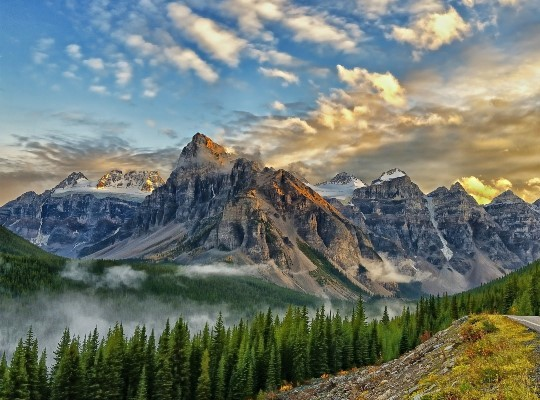
//> input picture img/mon1.jpg, 540 x 400 px
$ ./OpenCV_Matching   (built with g++ and OpenCV 4)
//> lines starting //> are read from the running program, lines starting //| are printed output that depends on the picture
// OpenCV_Matching.cpp : Defines the entry point for the application.
//

#include "OpenCV_Matching.h"
#include<opencv2/opencv.hpp>
#include<opencv2/calib3d/calib3d.hpp>

using namespace cv;
using namespace std;

Mat readImage(string name)
{
//> called with name = "mon1.jpg"
	Mat im11 = imread("../../../img/"+name, IMREAD_COLOR);
//> im11 is the input picture: 400 rows x 540 cols, CV_8UC3; mean B, G, R 111, 119.3, 110.3
//> call 2 of readImage, with name = "mon2.jpg"
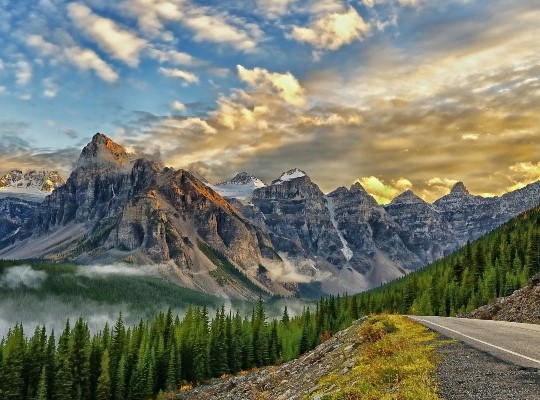
//> input picture img/mon2.jpg, 540 x 400 px
//> in readImage, im11 is the input picture: 400 rows x 540 cols, CV_8UC3; mean B, G, R 105.9, 120.6, 117.5
	if (im11.empty())
	{
		cout << "Can't read image" << endl;
		char c;
		cin >> c;
		exit(0);
	}
	return im11;
}


vector<Point2f> cornerHarris_myShell(Mat src)
{
    Mat src_gray;
    cvtColor(src, src_gray, COLOR_BGR2GRAY);
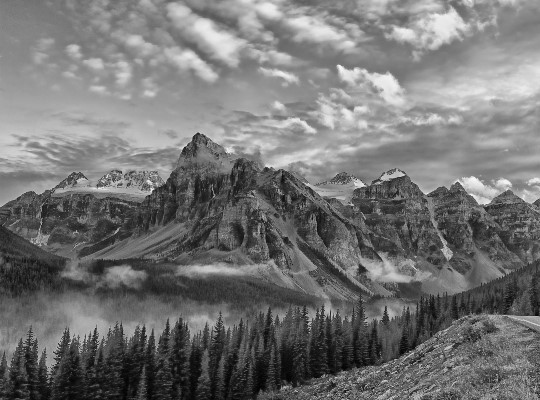
//> src_gray: 400 rows x 540 cols, CV_8UC1; min 1, max 249, mean 115.6
    int blockSize = 3;
    int apertureSize = 3;
    double k = 0.04;
    int thresh = 200;

    Mat dst = Mat::zeros(src.size(), CV_32FC1);
    cornerHarris(src_gray, dst, blockSize, apertureSize, k);
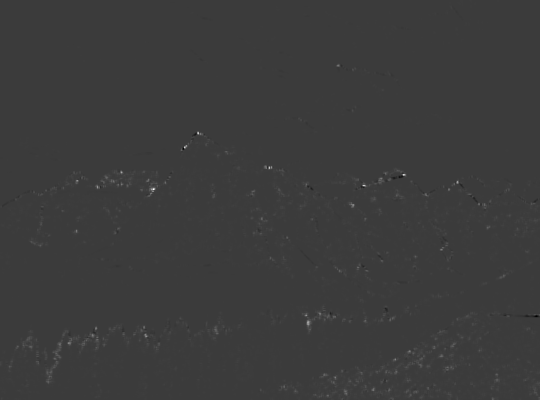
//> dst: 400 rows x 540 cols, CV_32FC1; min -0.00205, max 0.00672, mean 1.81e-05; drawn with min black and max white
    Mat dst_norm, dst_norm_scaled;
    normalize(dst, dst_norm, 0, 255, NORM_MINMAX, CV_32FC1, Mat()); // привели к диапазону 0..255 float
    convertScaleAbs(dst_norm, dst_norm_scaled); // привели к CV_8U (saturate_cast)

    vector<Point2f> mass;

    for (int i = 0; i < dst_norm.rows; i++)
    {
        for (int j = 0; j < dst_norm.cols; j++)
        {
            if ((int)dst_norm.at<float>(i, j) > thresh)
            {
                circle(dst_norm_scaled, Point(j, i), 5, Scalar(0), 2, 8, 0);
                mass.push_back(Point2f(i, j));
            }
        }
    }
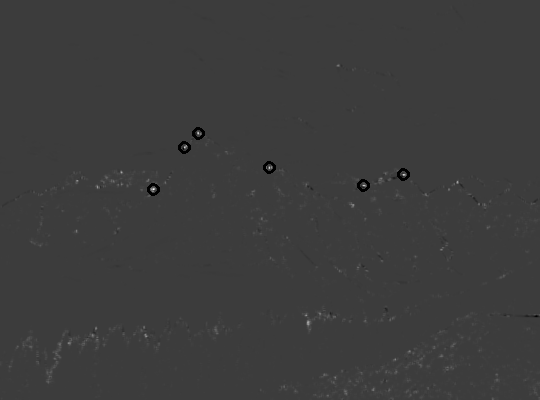
//> dst_norm_scaled: 400 rows x 540 cols, CV_8UC1; min 0, max 255, mean 60.2
//> after the loop, mass = 6 Points (x, y): [133, 198], [147, 184], [167, 269], [174, 403], [185, 363], [189, 153]
    imshow("Corners detected", dst_norm_scaled);
    return mass;
}
typedef std::function<double(double)> Callback;

template<typename tp>
Mat myFun(Mat m, tp(*fun)(tp))
{
    for (int y = 0;y<m.rows;y++)
        for (int x = 0; x < m.cols; x++)
        {
            m.at<tp>(y, x) = fun(m.at<tp>(y, x));
        }
    return m;
}

int main()
{
	Mat im1 = readImage("mon1.jpg");
	Mat im2 = readImage("mon2.jpg");


    vector<Point2f> mass1, mass2;
    mass1 = cornerHarris_myShell(im1);
//> mass1 has the same summary as mass in cornerHarris_myShell
    mass2 = cornerHarris_myShell(im2);
//> in cornerHarris_myShell (call 2), `cvtColor(src, src_gray, COLOR_BGR2GRAY);`:
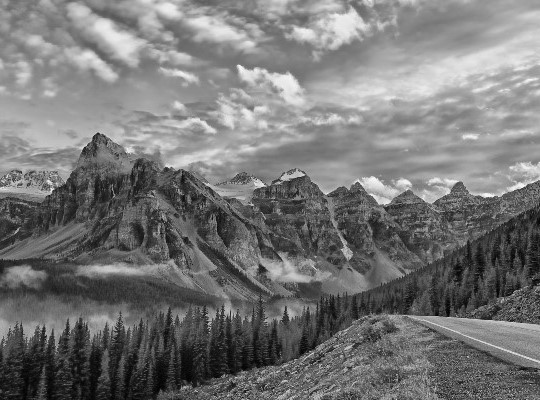
//> src_gray: 400 rows x 540 cols, CV_8UC1; min 1, max 252, mean 118
//> in cornerHarris_myShell (call 2), `cornerHarris(src_gray, dst, blockSize, apertureSize, k);`:
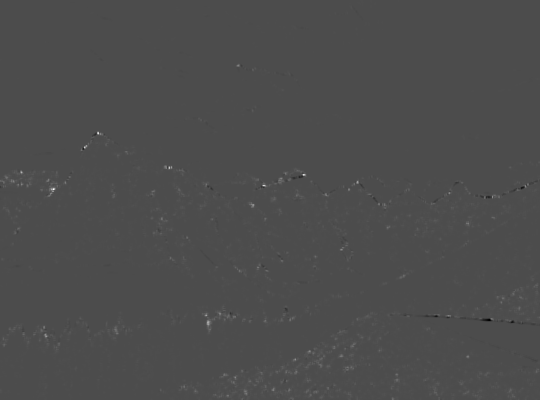
//> dst: 400 rows x 540 cols, CV_32FC1; min -0.00283, max 0.00658, mean 1.81e-05; drawn with min black and max white
//> after the loop in cornerHarris_myShell (call 2), `for (int i = 0; i < dst_norm.rows; i++)`:
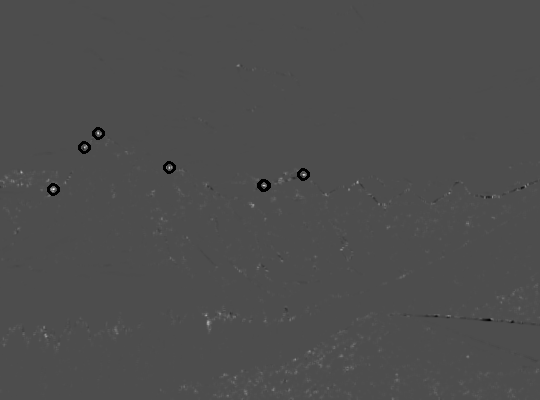
//> dst_norm_scaled: 400 rows x 540 cols, CV_8UC1; min 0, max 255, mean 77.2
//> after the loop in cornerHarris_myShell (call 2), `for (int i = 0; i < dst_norm.rows; i++)`: mass = 7 Points (x, y): [133, 98], [147, 84], [167, 169], [174, 303], [185, 263], [185, 264], [189, 53]
//> mass2 has the same summary as mass in cornerHarris_myShell
    cout << mass1 << endl;
//| [133, 198;
//|  147, 184;
//|  167, 269;
//|  174, 403;
//|  185, 363;
//|  189, 153]
    cout << mass2 << endl;
//| [133, 98;
//|  147, 84;
//|  167, 169;
//|  174, 303;
//|  185, 263;
//|  185, 264;
//|  189, 53]
    Mat status, errors;

    mass1.push_back(Point2f(3, 4));
//> mass1 = 7 Points (x, y): [133, 198], [147, 184], [167, 269], [174, 403], [185, 363], [189, 153], [3, 4]
    calcOpticalFlowPyrLK(im1,im2,mass1,mass2,status,errors,Size(21,21),3);
//> mass2 = 7 Points (x, y): [242.9, 203.6], [251.2, 182.2], [66.95, 269], [174.8, 376.8], [85, 363], [89.01, 153], [-51.98, -97.02]; status = [1, 1, 1, 1, 1, 1, 0]; errors = [28.81, 39.6, 2.37, 17.93, 2.8, 3.07, 0]
    cout << status << endl;
//| [  1;
//|    1;
//|    1;
//|    1;
//|    1;
//|    1;
//|    0]
    cout << errors << endl;
//| [28.811224;
//|  39.596371;
//|  2.3706775;
//|  17.927296;
//|  2.7989182;
//|  3.0674367;
//|  0]
    cout << mass2 << endl;
//| [242.88507, 203.5887;
//|  251.16417, 182.19949;
//|  66.95462, 269.01239;
//|  174.8145, 376.78113;
//|  84.995956, 362.96631;
//|  89.007248, 152.99936;
//|  -51.984467, -97.018036]

    double minE, maxE;
    minMaxLoc(errors, &minE, &maxE);
//> minE = 0; maxE = 39.6
    cout << "MinE = " << minE << endl;
//| MinE = 0
    cout << "MaxE = " << maxE << endl;
//| MaxE = 39.5964

    Mat H;
    double ransacError = maxE;
//> ransacError = 39.6
    H = findHomography(mass1,mass2,RANSAC, ransacError,noArray(),100);
//> H = [[-1.52, -0.0649, 314.2], [-0.842, 0.0386, 180.4], [-0.00399, -0.000432, 1]]
    cout << H << endl;
//| [-1.52266912045795, -0.06485580235345757, 314.2042375260632;
//|  -0.842177952824894, 0.03857079128321072, 180.4366420287374;
//|  -0.003986075438709629, -0.0004322557548303322, 1]

    //  auto g = [](double x) {return 2.0 * x; };
    //  double (*p)(double) = g;
    //  myFun(H, p);

    cout << H << endl;
//| [-1.52266912045795, -0.06485580235345757, 314.2042375260632;
//|  -0.842177952824894, 0.03857079128321072, 180.4366420287374;
//|  -0.003986075438709629, -0.0004322557548303322, 1]

    imshow("origin", im1);
    waitKey();
	system("pause");
	return 0;
}
